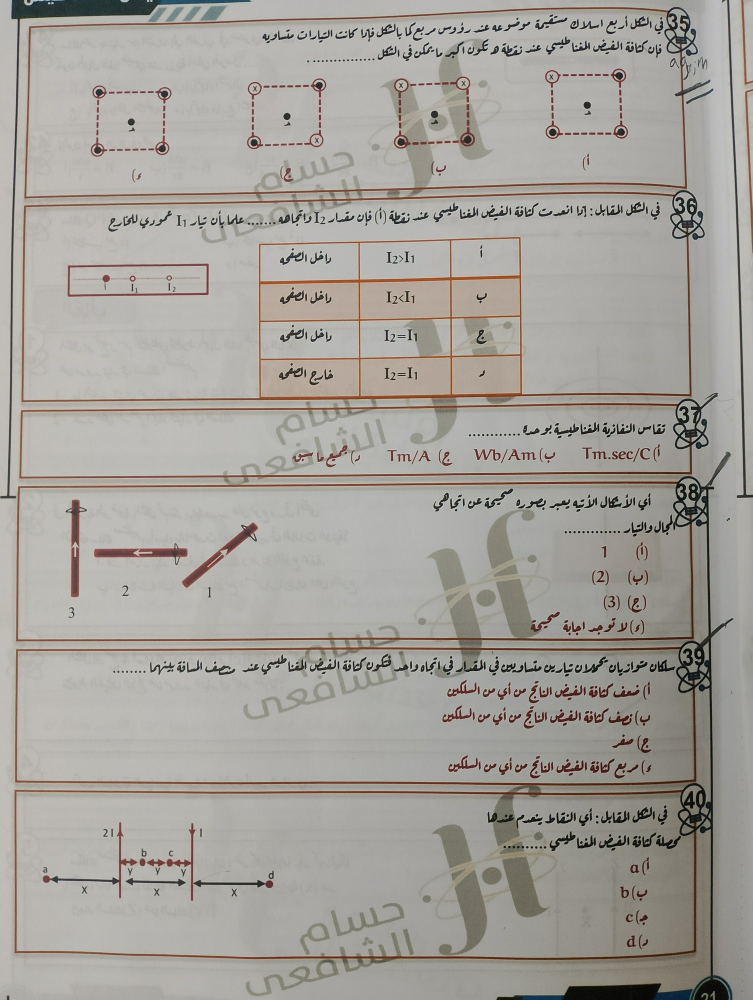
#> input picture page1.jpg, 1505 x 2000 px (shown at 1/2 size)
$ python -i vision.py   (imports and definitions only)
#> lines starting #> are read from the running program, lines starting #| are printed output that depends on the picture; after the words box and inside, x2 and y2 are one past the last pixel; in counts of white or black regions, pixels touching at a corner belong together
#> further down, picture is the input picture: PIL image 1505x2000 RGB; mean R, G, B 164.7, 161.1, 155.1
"""Local page reader: finds questions, answer options and student marks with plain
image processing. No AI, no network, no API key. Needs only NumPy and Pillow.

What it can do
    * split an upright page photo into questions (number badges, red frames or
      separator lines mark where each one starts);
    * find the four options of each question (lettered bubbles, or the row of
      option texts inside a framed question) and label them أ ب ج د in right-to-left
      reading order;
    * box the question and every option (pictures included) so they can be cropped;
    * spot student ink on the options (circles, ticks, crosses and so on) as hints.

What it cannot do
    * know the right answer (that needs physics knowledge: paste an answer key or tap it);
    * read the Arabic text. Crops carry the content; text stays empty.

All boxes use the normalised [ymin, xmin, ymax, xmax] format the rest of qpack uses.
"""

from __future__ import annotations

from typing import Any, Dict, List, Optional, Tuple

import numpy as np
from PIL import Image, ImageFilter, ImageOps

OPTION_KEYS = ["أ", "ب", "ج", "د"]
WORK_WIDTH = 1400          # every measurement below is relative to a 1400 px wide page


# ---------------------------------------------------------------- connected components
def label_components(mask: np.ndarray) -> Tuple[np.ndarray, int]:
    """8-connected labelling of a boolean mask (run-length union-find)."""
    h, w = mask.shape
    runs: List[Tuple[int, int, int]] = []
    first = np.zeros(h + 1, dtype=np.int64)
    padded = np.zeros((h, w + 2), dtype=np.int8)
    padded[:, 1:-1] = mask
    edges = np.diff(padded, axis=1)
    for y in range(h):
        starts = np.nonzero(edges[y] == 1)[0]
        ends = np.nonzero(edges[y] == -1)[0]
        for a, b in zip(starts, ends):
            runs.append((y, int(a), int(b)))
        first[y + 1] = len(runs)
    parent = list(range(len(runs)))

    def find(i: int) -> int:
        while parent[i] != i:
            parent[i] = parent[parent[i]]
            i = parent[i]
        return i

    for y in range(1, h):
        i, iend = first[y - 1], first[y]
        j, jend = first[y], first[y + 1]
        while i < iend and j < jend:
            a0, a1 = runs[i][1], runs[i][2]
            b0, b1 = runs[j][1], runs[j][2]
            if a0 <= b1 and b0 <= a1:
                ra, rb = find(i), find(j)
                if ra != rb:
                    parent[rb] = ra
            if a1 < b1:
                i += 1
            else:
                j += 1
    ids: Dict[int, int] = {}
    labels = np.zeros((h, w), dtype=np.int32)
    for k, (y, a, b) in enumerate(runs):
        labels[y, a:b] = ids.setdefault(find(k), len(ids) + 1)
    return labels, len(ids)


def components(mask: np.ndarray) -> Tuple[np.ndarray, List[Dict[str, int]]]:
    labels, n = label_components(mask)
    if n == 0:
        return labels, []
    ys, xs = np.nonzero(labels)
    ls = labels[ys, xs]
    order = np.argsort(ls, kind="stable")
    ys, xs, ls = ys[order], xs[order], ls[order]
    cuts = np.nonzero(np.diff(ls))[0] + 1
    out = []
    for yy, xx, ll in zip(np.split(ys, cuts), np.split(xs, cuts), np.split(ls, cuts)):
        out.append({"id": int(ll[0]), "x0": int(xx.min()), "x1": int(xx.max()) + 1,
                    "y0": int(yy.min()), "y1": int(yy.max()) + 1, "area": int(len(yy))})
    return labels, out


# ---------------------------------------------------------------- page preparation
class Page:
    """A page resized to WORK_WIDTH with its ink and colour masks."""

    def __init__(self, image: Image.Image):
        rgb = image.convert("RGB")
        self.scale = WORK_WIDTH / rgb.width
#> self.scale = 0.93
        self.rgb = rgb.resize((WORK_WIDTH, max(1, int(round(rgb.height * self.scale)))), Image.BILINEAR)
        self.w, self.h = self.rgb.size
#> self.w = 1400; self.h = 1860
        gray = ImageOps.grayscale(self.rgb)
        a = np.asarray(gray, dtype=np.float32)
        bg = np.asarray(gray.filter(ImageFilter.GaussianBlur(14)), dtype=np.float32)
        self.ink = (bg - a) > 22
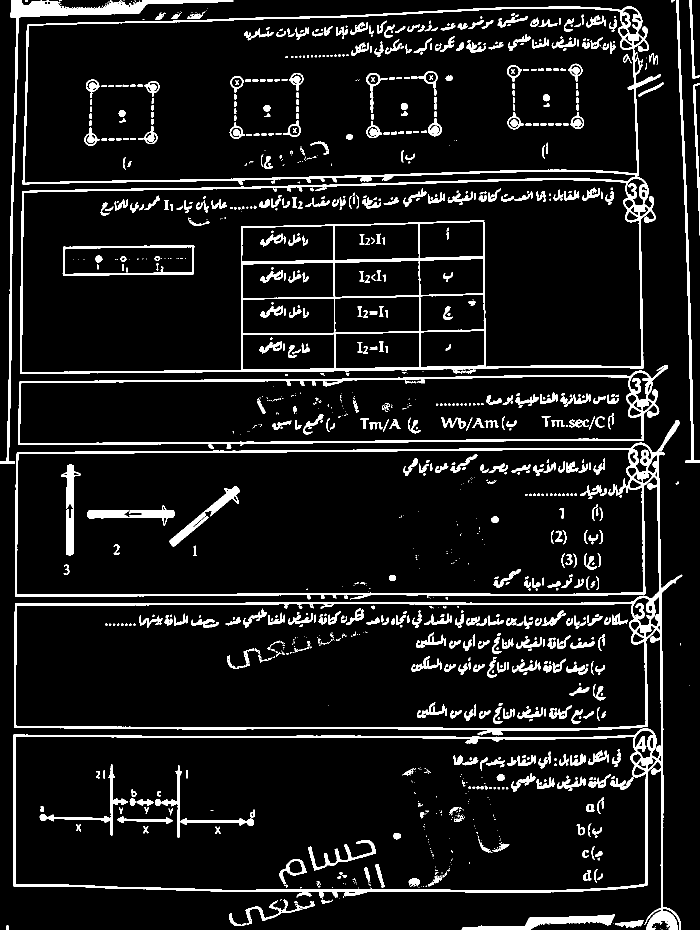
#> self.ink: shape (1860, 1400) bool (shown at 1/2 size); 8.5% white; 1288 white regions (585 under 20 px), largest, box (x1, y1, x2, y2) and area: (27, 840, 1365, 1860) 50537, (40, 353, 1311, 748) 24795, (45, 13, 1322, 370) 13681
        contrast = bg - a
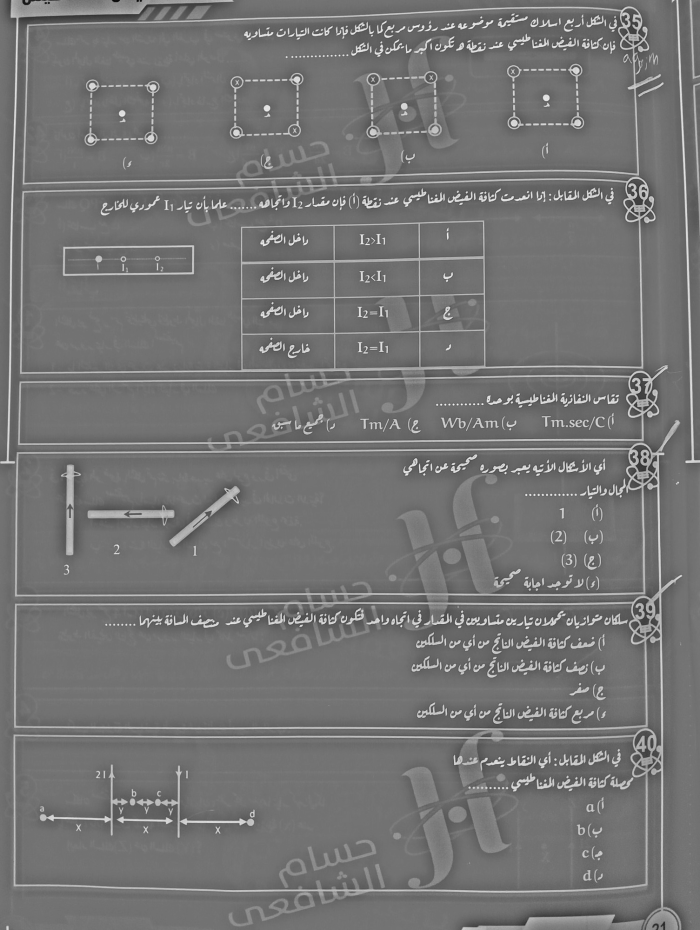
#> contrast: shape (1860, 1400) float32 (shown at 1/2 size); min -125, max 150, mean 0; drawn with min black and max white
        # Strong ink only: printed text and pen, not watermarks or pencil working.
        self.dark_level = 50.0
        self.dark = contrast > self.dark_level
#> self.dark: shape (1860, 1400) bool; 6.2% white; 922 white regions (322 under 20 px), largest, box (x1, y1, x2, y2) and area: (27, 841, 1364, 1815) 37250, (40, 354, 1311, 748) 18947, (46, 13, 1321, 369) 10022
        hsv = np.asarray(self.rgb.convert("HSV")).astype(np.int32)
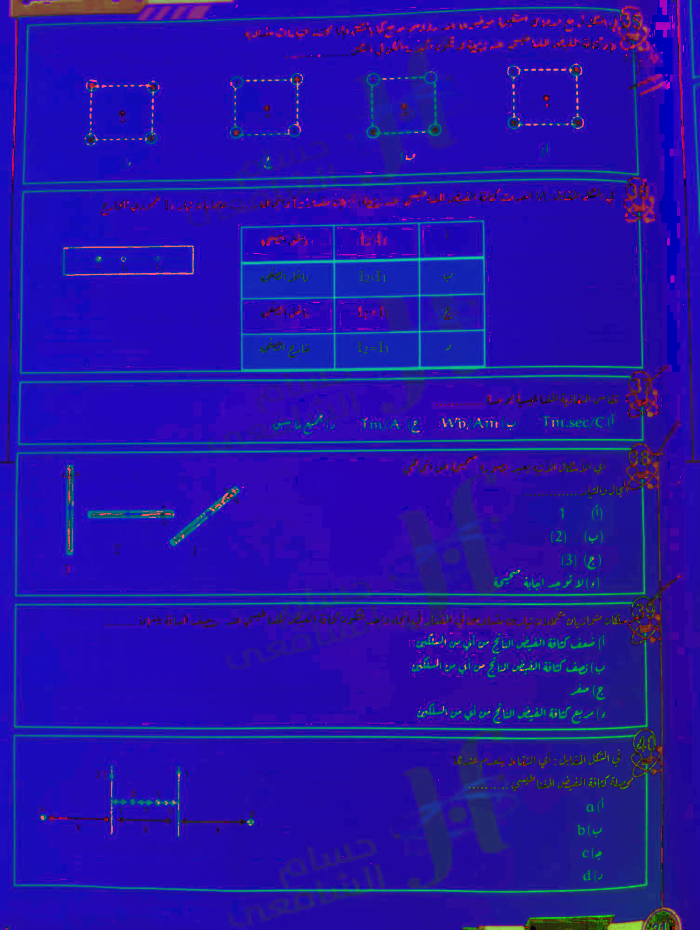
#> hsv: shape (1860, 1400, 3) int32 (shown at 1/2 size); mean R, G, B 36.7, 18, 165.1
        sat, val = hsv[..., 1], hsv[..., 2]
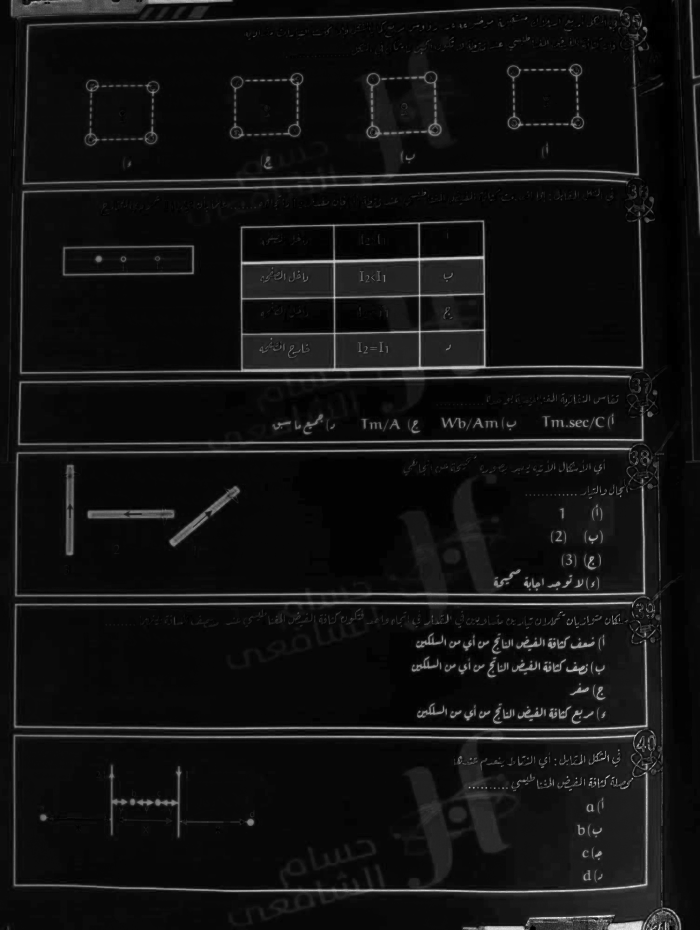
#> sat: shape (1860, 1400) int32 (shown at 1/2 size); min 0, max 255, mean 18
        sat_bg = np.asarray(Image.fromarray(sat.astype(np.uint8)).filter(ImageFilter.GaussianBlur(25)), dtype=np.int32)
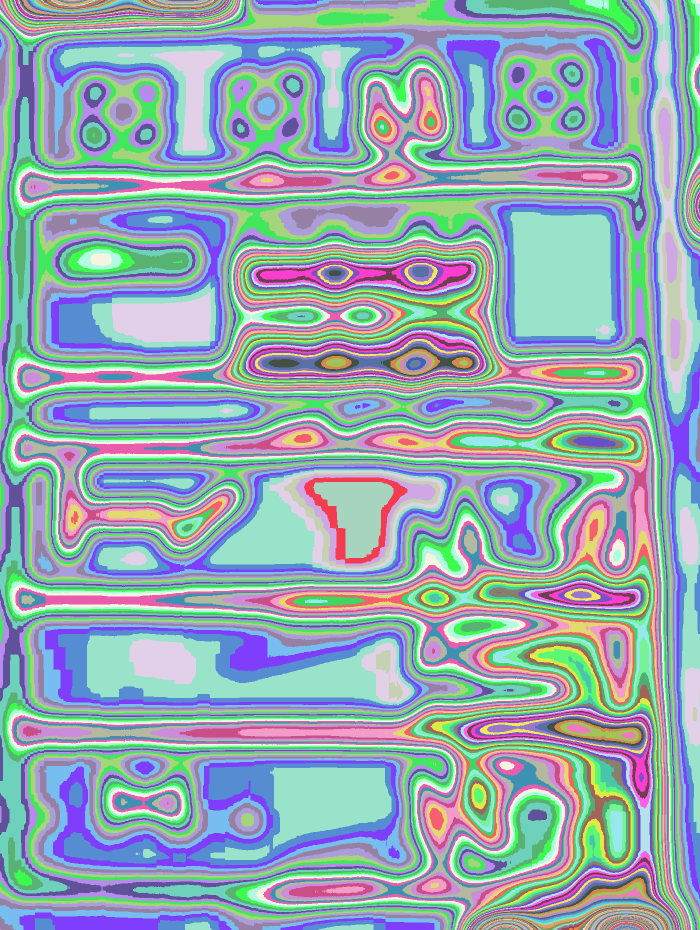
#> sat_bg: shape (1860, 1400) int32 (shown at 1/2 size); 128 distinct labels, from 2 to 129; one colour per label, 0 black
        self.colour = ((sat - sat_bg) > 45) & (val > 60)
#> self.colour: shape (1860, 1400) bool; 4.2% white; 764 white regions (535 under 20 px), largest, box (x1, y1, x2, y2) and area: (40, 357, 1287, 748) 23811, (27, 1469, 1296, 1786) 12066, (28, 1203, 1295, 1462) 11114
        rgb_a = np.asarray(self.rgb).astype(np.int32)
        chroma = rgb_a[..., 0] - np.maximum(rgb_a[..., 1], rgb_a[..., 2])
        self.red = (chroma > 0.28 * rgb_a[..., 0]) & (rgb_a[..., 0] > 70)     # reddish even in shadow
#> self.red: shape (1860, 1400) bool; 2.8% white; 896 white regions (692 under 20 px), largest, box (x1, y1, x2, y2) and area: (176, 441, 1286, 746) 13051, (28, 1688, 1093, 1785) 3432, (34, 896, 1259, 912) 3346
        self._ink_cc: Optional[Tuple[np.ndarray, List[Dict[str, int]]]] = None
        self._col_cc: Optional[Tuple[np.ndarray, List[Dict[str, int]]]] = None

    def ink_components(self):
        if self._ink_cc is None:
            self._ink_cc = components(self.ink)
#> in label_components, `padded[:, 1:-1] = mask`: padded: shape (1860, 1402) int8; values 0 (black) and 1 (white), 8.5% white; 1288 white regions (585 under 20 px), largest, box (x1, y1, x2, y2) and area: (28, 840, 1366, 1860) 50537, (41, 353, 1312, 748) 24795, (46, 13, 1323, 370) 13681
#> in label_components, `edges = np.diff(padded, axis=1)`:
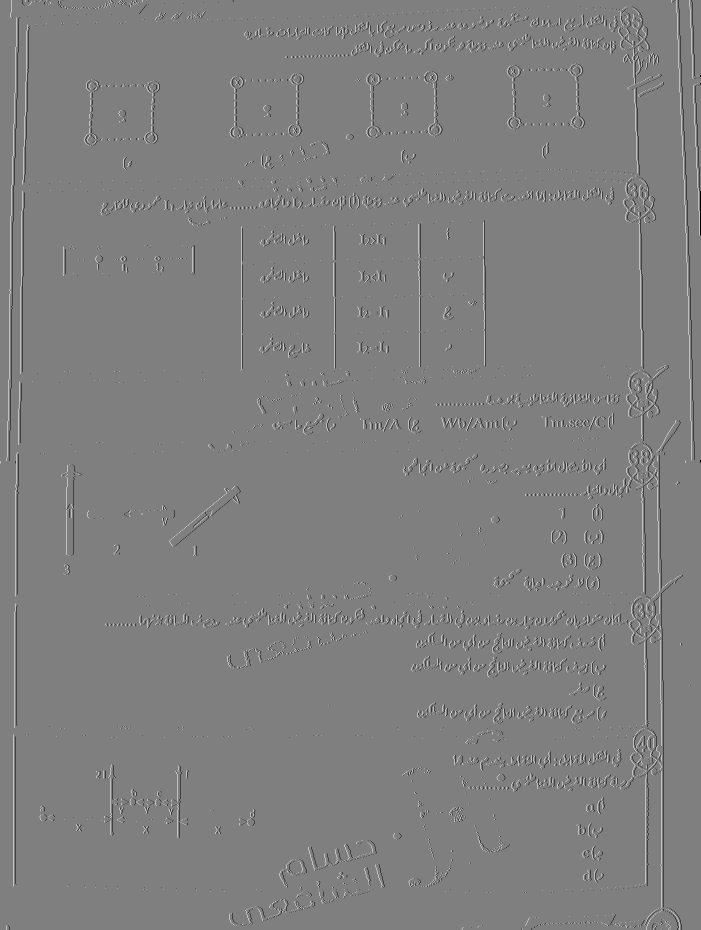
#> edges: shape (1860, 1401) int8 (shown at 1/2 size); min -1, max 1, mean 0; drawn with min black and max white
#> the loop in label_components, `for y in range(h):` made 1860 passes
#> (starts, ends) on passes 11 to 13: ([22, 56, 211, 214, 217, 260, 265, 1353, 1379], [49, 117, 212, 216, 258, 264, 292, 1357, 1384]), ([22, 205, 211, 214, 218, 261, 1353, 1379], [120, 206, 213, 217, 258, 291, 1357, 1384]), ([22, 126, 198, 204, 211, 220, 231, 261, 1353, 1379], [121, 127, 200, 206, 219, 229, 258, 290, 1357, 1384])
#> after the loop in label_components, `for y in range(h):`: first = 1861 values from 0 to 28115; runs = 28115 items
#> the loop in label_components, `for y in range(1, h):` made 1859 passes
#> (iend, jend) on passes 1 to 3: (12, 26), (26, 41), (41, 57)
#> the loop in label_components, `for k, (y, a, b) in enumerate(runs):` made 28115 passes
#> (y, a, b) on passes 1 to 3: (0, 23, 44), (0, 51, 56), (0, 123, 124)
#> after the loop in label_components, `for k, (y, a, b) in enumerate(runs):`:
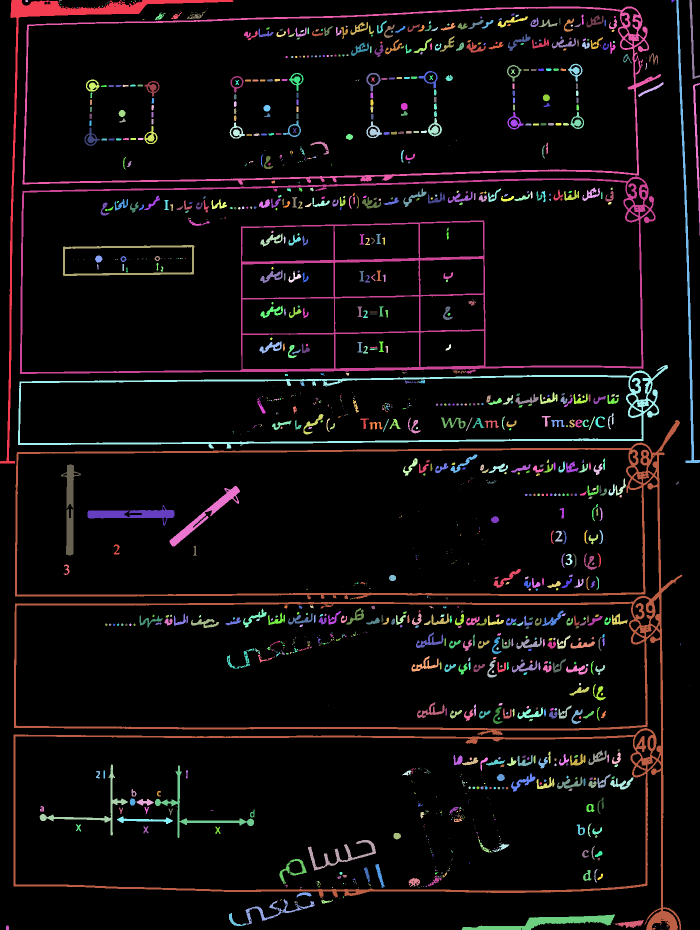
#> labels: shape (1860, 1400) int32 (shown at 1/2 size); 1289 distinct labels, from 0 to 1288; one colour per label, 0 black
#> in components, `labels, n = label_components(mask)`: n = 1288
#> in components, `cuts = np.nonzero(np.diff(ls))[0] + 1`: cuts = 1287 values from 10834 to 222505
#> the loop in components, `for yy, xx, ll in zip(np.split(ys, cuts), np.split(xs, cuts), np.split..` made 1288 passes
#> (yy, xx, ll) on passes 3 to 5: ([0, 1, 1, 1, 1, 1, 2], [123, 118, 119, 120, 121, 122, 119], [3, 3, 3, 3, 3, 3, 3]), ([0], [243], [4]), ([0], [269], [5])
#> after the loop in components, `for yy, xx, ll in zip(np.split(ys, cuts), np.split(xs, cuts), np.split..`: out = 1288 items
        return self._ink_cc

    # [642 lines left out: functions colour_components, norm, find_badges, find_frame_edges, split_questions, _ring_score and 14 more, not called in this run]

>>> from PIL import Image
>>> picture = Image.open('../page1.jpg')
>>> result = Page(picture).ink_components()
